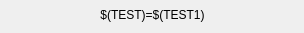
<?xml version="1.0" encoding="UTF-8"?>
<ui version="4.0">
 <class>MainWindow</class>
 <widget class="QMainWindow" name="MainWindow">
  <property name="geometry">
   <rect>
    <x>0</x>
    <y>0</y>
    <width>304</width>
    <height>33</height>
   </rect>
  </property>
  <property name="windowTitle">
   <string>MainWindow</string>
  </property>
  <widget class="QWidget" name="centralwidget">
   <widget class="caLabel" name="calabel_10">
    <property name="geometry">
     <rect>
      <x>3</x>
      <y>3</y>
      <width>299</width>
      <height>24</height>
     </rect>
    </property>
    <property name="text">
     <string>$(TEST)=$(TEST1)</string>
    </property>
    <property name="alignment">
     <set>Qt::AlignCenter</set>
    </property>
   </widget>
  </widget>
 </widget>
 <customwidgets>
  <customwidget>
   <class>caLabel</class>
   <extends>QLabel</extends>
   <header>caLabel</header>
  </customwidget>
 </customwidgets>
 <resources/>
 <connections/>
</ui>
